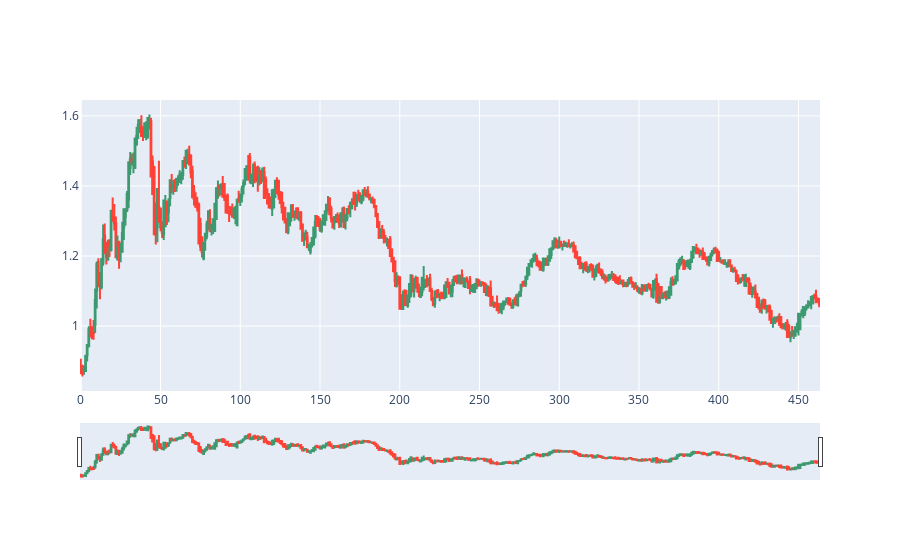

Notebook cell for this chart:
### Code cell
fig = go.Figure(data=[go.Candlestick(
                open=df['Open'],
                high=df['High'],
                low=df['Low'],
                close=df['Close'])])

fig.show()

### Figure 1 — Plotly figure (JSON) as saved in the notebook; plotly's stock layout.template omitted (floating-point values rounded to 4 significant figures; data arrays with more than 128 entries replaced by an {"elided": "..."} marker saying what was removed)
{"data": [{"close": {"elided": "464 float values"}, "high": {"elided": "464 float values"}, "low": {"elided": "464 float values"}, "open": {"elided": "464 float values"}, "type": "candlestick"}], "layout": {}}
